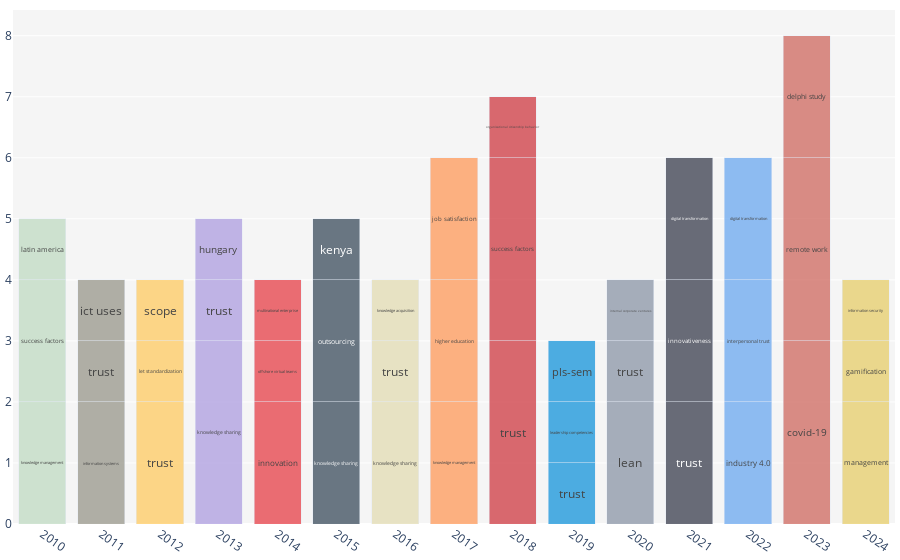

The code cell stored with this chart in its notebook:
### Code cell
# Arguments: view              = 'notebook', 'browser' ('notebook' -> To plot in your prefered Notebook App. 'browser' -> To plot in your prefered browser window);
#            key               = 'abs', 'title', 'jou, 'kwa', or 'kwp';
#            stop_words        = A list of stopwords to clean the corpus. ['ar', 'bn', 'bg', 'cs', 'en', 'fi', 'fr', 'de', 'el', 'hi', 'he', 'hu', 'it', 'ja', 'ko',  'mr', 'fa', 'pl', 'pt-br', 'ro', 'ru', 'es', 'sv', 'sk', 'zh', 'th', 'uk'];
#                                'ar' = Arabic; 'bn' = Bengali; 'bg' = Bulgarian; 'cs' = Czech; 'en' = English; 'fi' = Finnish; 'fr' = French; 'de' = German; 'el' = Greek; 'he' = Hebrew;'hi' = Hindi; 'hu' = Hungarian; 'it' = Italian;
#                                'ja' = Japanese; 'ko' = Korean; 'mr' =  Marathi; 'fa' =  Persian; 'pl' =  Polish; 'pt-br' = Potuguese-Brazilian; 'ro' = Romanian; 'ru' = Russian; 'es' =  Spanish; 'sk' = Slovak; 'sv' = Swedish;
#                                'zh' = Chinese; 'th' = Thai; 'uk' = Ukrainian
#            rmv_custom_words  = A list of custom stopwords to clean the corpus;
#            topn              = Total number entities;
#            txt_font_size     = Font size of the text inside the bins;
#            start             = Start Year; -1 = all years
#            end               = End Year;   -1 = all years
bibfile.plot_evolution_year(view             = 'notebook',
                            stop_words       = ['en'],
                            rmv_custom_words = [],
                            key              = 'kwa',
                            topn             = 3,
                            txt_font_size    = 12,
                            start            = 2010,
                            end              = 2024)

### Figure 1 — Plotly figure (JSON) as saved in the notebook; plotly's stock layout.template omitted (floating-point values rounded to 4 significant figures)
{"data": [{"hoverinfo": "text", "hovertext": ["knowledge management (2)", "success factors (2)", "latin america (1)"], "insidetextanchor": "middle", "marker": {"color": "rgba(189,217,191,0.7)"}, "text": ["knowledge management", "success factors", "latin america"], "textangle": 0, "textfont": {"size": 12}, "type": "bar", "x": [2010, 2010, 2010], "y": [2, 2, 1]}, {"hoverinfo": "text", "hovertext": ["information systems (2)", "trust (1)", "ict uses (1)"], "insidetextanchor": "middle", "marker": {"color": "rgba(146,144,132,0.7)"}, "text": ["information systems", "trust", "ict uses"], "textangle": 0, "textfont": {"size": 12}, "type": "bar", "x": [2011, 2011, 2011], "y": [2, 1, 1]}, {"hoverinfo": "text", "hovertext": ["trust (2)", "let standardization (1)", "scope (1)"], "insidetextanchor": "middle", "marker": {"color": "rgba(255,200,87,0.7)"}, "text": ["trust", "let standardization", "scope"], "textangle": 0, "textfont": {"size": 12}, "type": "bar", "x": [2012, 2012, 2012], "y": [2, 1, 1]}, {"hoverinfo": "text", "hovertext": ["knowledge sharing (3)", "trust (1)", "hungary (1)"], "insidetextanchor": "middle", "marker": {"color": "rgba(169,151,223,0.7)"}, "text": ["knowledge sharing", "trust", "hungary"], "textangle": 0, "textfont": {"size": 12}, "type": "bar", "x": [2013, 2013, 2013], "y": [3, 1, 1]}, {"hoverinfo": "text", "hovertext": ["innovation (2)", "offshore virtual teams (1)", "multinational enterprise (1)"], "insidetextanchor": "middle", "marker": {"color": "rgba(229,50,59,0.7)"}, "text": ["innovation", "offshore virtual teams", "multinational enterprise"], "textangle": 0, "textfont": {"size": 12}, "type": "bar", "x": [2014, 2014, 2014], "y": [2, 1, 1]}, {"hoverinfo": "text", "hovertext": ["knowledge sharing (2)", "outsourcing (2)", "kenya (1)"], "insidetextanchor": "middle", "marker": {"color": "rgba(46,64,82,0.7)"}, "text": ["knowledge sharing", "outsourcing", "kenya"], "textangle": 0, "textfont": {"size": 12}, "type": "bar", "x": [2015, 2015, 2015], "y": [2, 2, 1]}, {"hoverinfo": "text", "hovertext": ["knowledge sharing (2)", "trust (1)", "knowledge acquisition (1)"], "insidetextanchor": "middle", "marker": {"color": "rgba(225,218,174,0.7)"}, "text": ["knowledge sharing", "trust", "knowledge acquisition"], "textangle": 0, "textfont": {"size": 12}, "type": "bar", "x": [2016, 2016, 2016], "y": [2, 1, 1]}, {"hoverinfo": "text", "hovertext": ["knowledge management (2)", "higher education (2)", "job satisfaction (2)"], "insidetextanchor": "middle", "marker": {"color": "rgba(255,147,79,0.7)"}, "text": ["knowledge management", "higher education", "job satisfaction"], "textangle": 0, "textfont": {"size": 12}, "type": "bar", "x": [2017, 2017, 2017], "y": [2, 2, 2]}, {"hoverinfo": "text", "hovertext": ["trust (3)", "success factors (3)", "organizational citizenship behavior (1)"], "insidetextanchor": "middle", "marker": {"color": "rgba(204,45,53,0.7)"}, "text": ["trust", "success factors", "organizational citizenship behavior"], "textangle": 0, "textfont": {"size": 12}, "type": "bar", "x": [2018, 2018, 2018], "y": [3, 3, 1]}, {"hoverinfo": "text", "hovertext": ["trust (1)", "leadership competencies (1)", "pls-sem (1)"], "insidetextanchor": "middle", "marker": {"color": "rgba(5,142,217,0.7)"}, "text": ["trust", "leadership competencies", "pls-sem"], "textangle": 0, "textfont": {"size": 12}, "type": "bar", "x": [2019, 2019, 2019], "y": [1, 1, 1]}, {"hoverinfo": "text", "hovertext": ["lean (2)", "trust (1)", "internal corporate ventures (1)"], "insidetextanchor": "middle", "marker": {"color": "rgba(132,143,162,0.7)"}, "text": ["lean", "trust", "internal corporate ventures"], "textangle": 0, "textfont": {"size": 12}, "type": "bar", "x": [2020, 2020, 2020], "y": [2, 1, 1]}, {"hoverinfo": "text", "hovertext": ["trust (2)", "innovativeness (2)", "digital transformation (2)"], "insidetextanchor": "middle", "marker": {"color": "rgba(45,49,66,0.7)"}, "text": ["trust", "innovativeness", "digital transformation"], "textangle": 0, "textfont": {"size": 12}, "type": "bar", "x": [2021, 2021, 2021], "y": [2, 2, 2]}, {"hoverinfo": "text", "hovertext": ["industry 4.0 (2)", "interpersonal trust (2)", "digital transformation (2)"], "insidetextanchor": "middle", "marker": {"color": "rgba(98,163,240,0.7)"}, "text": ["industry 4.0", "interpersonal trust", "digital transformation"], "textangle": 0, "textfont": {"size": 12}, "type": "bar", "x": [2022, 2022, 2022], "y": [2, 2, 2]}, {"hoverinfo": "text", "hovertext": ["covid-19 (3)", "remote work (3)", "delphi study (2)"], "insidetextanchor": "middle", "marker": {"color": "rgba(204,95,84,0.7)"}, "text": ["covid-19", "remote work", "delphi study"], "textangle": 0, "textfont": {"size": 12}, "type": "bar", "x": [2023, 2023, 2023], "y": [3, 3, 2]}, {"hoverinfo": "text", "hovertext": ["management (2)", "gamification (1)", "information security (1)"], "insidetextanchor": "middle", "marker": {"color": "rgba(230,203,96,0.7)"}, "text": ["management", "gamification", "information security"], "textangle": 0, "textfont": {"size": 12}, "type": "bar", "x": [2024, 2024, 2024], "y": [2, 1, 1]}], "layout": {"barmode": "stack", "hovermode": "closest", "margin": {"b": 10, "l": 5, "r": 5, "t": 10}, "plot_bgcolor": "#f5f5f5", "showlegend": false, "xaxis": {"showticklabels": true, "tickangle": 35, "type": "category"}}}
